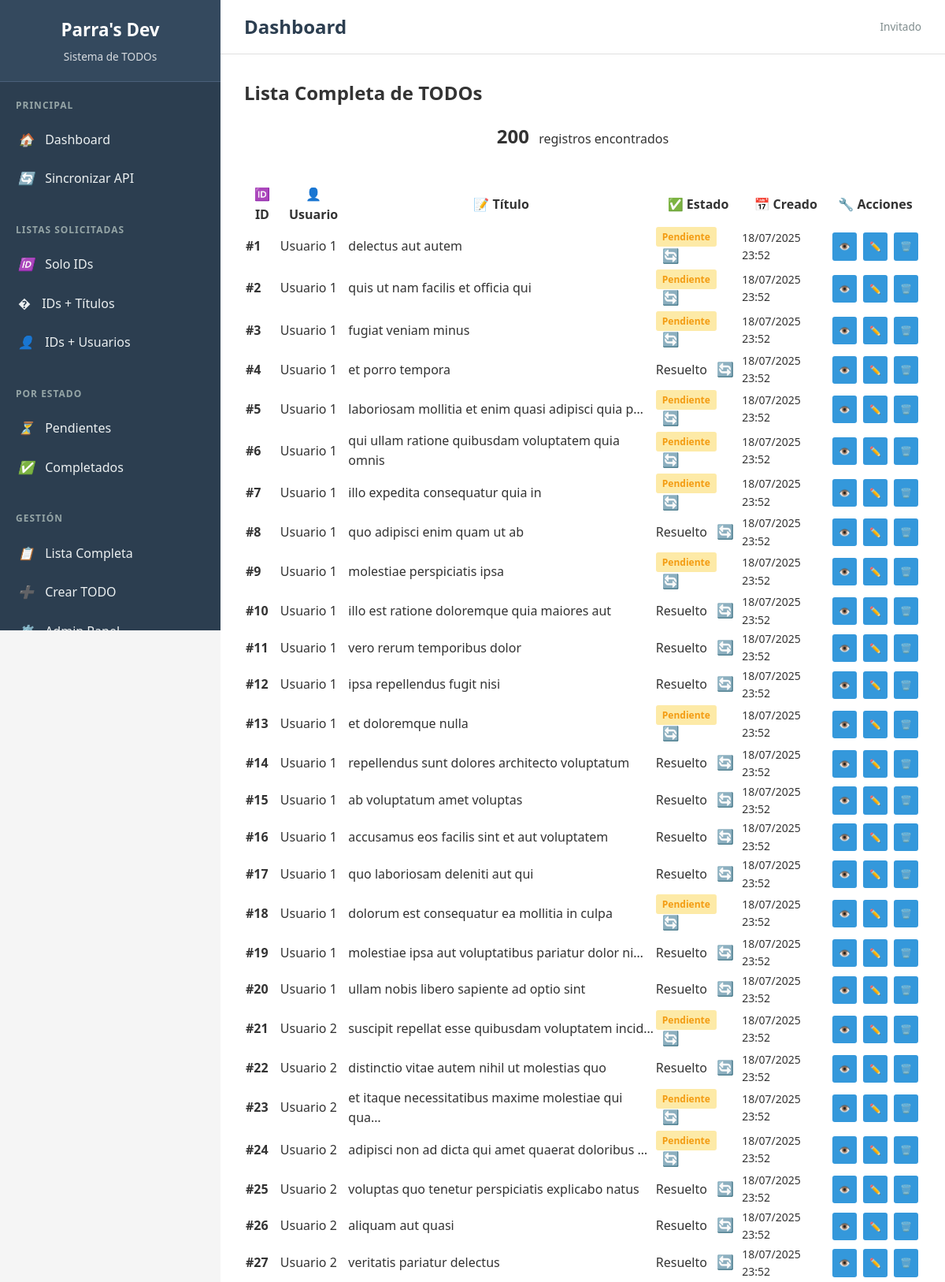
Page /list/ (upper part) on the committed database.
### todos/models.py (models this page shows, shortened)
class Todo(models.Model):
    api_id = models.IntegerField(unique=True)
    user_id = models.IntegerField()
    title = models.CharField(max_length=255)
    completed = models.BooleanField(default=False)
    created_at = models.DateTimeField(auto_now_add=True)
    updated_at = models.DateTimeField(auto_now=True)
    class Meta:
        ordering = ['api_id']
        verbose_name = 'Todo'
        verbose_name_plural = 'Todos'
    @property
    def status_display(self):
        return "Resuelto" if self.completed else "Pendiente"

### todos/views.py (the view)
# urls.py: path('list/', views.todo_list_full, name='todo_list_full'),
def todo_list_full(request):
    todos = Todo.objects.all()
    context = {
        'title': 'Lista Completa de TODOs',
        'todos': todos,
        'show_only': 'full'
    }
    return render(request, 'todos/todo_list.html', context)

### templates/todos/todo_list.html (shortened to what this page needs)
{% extends 'base.html' %}
{% block content %}
<div class="fade-in">
    <h2>{{ title }}</h2>
    <div class="card" style="padding: 1rem; margin-bottom: 1.5rem; text-align: center;">
        <span style="font-size: 1.5rem; font-weight: 700; color: var(--primary);">{{ todos|length }}</span>
        <span style="color: var(--text-light); margin-left: 0.5rem;">registros encontrados</span>
    </div>
    {% if todos %}
        <div class="card" style="padding: 0; overflow: hidden;">
            <table>
                <thead>
                    <tr>
                        {% if show_only == 'ids' %}
                            <th>🆔 ID</th>
                        {% elif show_only == 'ids_titles' %}
                            <th>🆔 ID</th>
                            <th>📝 Título</th>
                        {% elif show_only == 'ids_userids' %}
                            <th>🆔 ID</th>
                            <th>👤 Usuario</th>
                        {% elif show_only == 'full' %}
                            <th>🆔 ID</th>
                            <th>👤 Usuario</th>
                            <th>📝 Título</th>
                            <th>✅ Estado</th>
                            <th>📅 Creado</th>
                            <th>🔧 Acciones</th>
                        {% endif %}
                    </tr>
                </thead>
                <tbody>
                    {% for todo in todos %}
                        <tr>
                            {% if show_only == 'ids' %}
                                <td><strong>#{{ todo.api_id }}</strong></td>
                            {% elif show_only == 'ids_titles' %}
                                <td><strong>#{{ todo.api_id }}</strong></td>
                                <td>{{ todo.title|truncatechars:60 }}</td>
                            {% elif show_only == 'ids_userids' %}
                                <td><strong>#{{ todo.api_id }}</strong></td>
                                <td>Usuario {{ todo.user_id }}</td>
                            {% elif show_only == 'full' %}
                                <td><strong>#{{ todo.api_id }}</strong></td>
                                <td>Usuario {{ todo.user_id }}</td>
                                <td>{{ todo.title|truncatechars:50 }}</td>
                                <td>
                                    <span class="{% if todo.completed %}status-completed{% else %}status-pending{% endif %}">
                                        {{ todo.status_display }}
                                    </span>
                                    <button onclick="toggleTodoStatus({{ todo.api_id }})"
                                            style="background: none; border: none; cursor: pointer; margin-left: 0.5rem; font-size: 1.1rem;"
                                            title="Cambiar estado">
                                        🔄
                                    </button>
                                </td>
                                <td style="font-size: 0.875rem; color: var(--text-light);">
                                    {{ todo.created_at|date:"d/m/Y H:i" }}
                                </td>
                                <td>
                                    <div style="display: flex; gap: 0.25rem;">
                                        <a href="{% url 'todos:todo_detail' todo.api_id %}"
                                           class="btn"
                                           style="padding: 0.5rem; font-size: 0.75rem;"
                                           title="Ver detalle">👁️</a>
                                        <a href="{% url 'todos:todo_edit' todo.api_id %}"
                                           class="btn btn-warning"
                                           style="padding: 0.5rem; font-size: 0.75rem;"
                                           title="Editar">✏️</a>
                                        <a href="{% url 'todos:todo_delete' todo.api_id %}"
                                           class="btn btn-danger"
                                           style="padding: 0.5rem; font-size: 0.75rem;"
                                           title="Eliminar">🗑️</a>
                                    </div>
                                </td>
                            {% endif %}
                        </tr>
                    {% endfor %}
                </tbody>
            </table>
        </div>
    {% endif %}
</div>
{% endblock %}

### templates/base.html (shortened to what this page needs)
<!DOCTYPE html>
<html lang="es">
<head>
</head>
<body>
    <div class="app-container">
        <div class="sidebar">
            <div class="sidebar-header">
                <h1>Parra's Dev</h1>
                <p>Sistema de TODOs</p>
            </div>
            <nav class="sidebar-nav">
                <div class="nav-section">
                    <div class="nav-title">Principal</div>
                    <a href="{% url 'todos:index' %}" class="nav-item">
                        <i>🏠</i> Dashboard
                    </a>
                    <a href="{% url 'todos:sync' %}" class="nav-item">
                        <i>🔄</i> Sincronizar API
                    </a>
                </div>
                <div class="nav-section">
                    <div class="nav-title">Listas Solicitadas</div>
                    <a href="{% url 'todos:todos_ids_only' %}" class="nav-item">
                        <i>🆔</i> Solo IDs
                    </a>
                    <a href="{% url 'todos:todos_ids_titles' %}" class="nav-item">
                        <i>�</i> IDs + Títulos
                    </a>
                    <a href="{% url 'todos:todos_ids_userids' %}" class="nav-item">
                        <i>👤</i> IDs + Usuarios
                    </a>
                </div>
                <div class="nav-section">
                    <div class="nav-title">Por Estado</div>
                    <a href="{% url 'todos:todos_pending_ids_titles' %}" class="nav-item">
                        <i>⏳</i> Pendientes
                    </a>
                    <a href="{% url 'todos:todos_completed_ids_titles' %}" class="nav-item">
                        <i>✅</i> Completados
                    </a>
                </div>
                <div class="nav-section">
                    <div class="nav-title">Gestión</div>
                    <a href="{% url 'todos:todo_list_full' %}" class="nav-item">
                        <i>📋</i> Lista Completa
                    </a>
                    <a href="{% url 'todos:todo_create' %}" class="nav-item">
                        <i>➕</i> Crear TODO
                    </a>
                    <a href="/admin/" class="nav-item" target="_blank">
                        <i>⚙️</i> Admin Panel
                    </a>
                </div>
            </nav>
        </div>
        <div class="main-content">
            <div class="top-bar">
                <h1 class="page-title">{% block page_title %}Dashboard{% endblock %}</h1>
                <div class="top-actions">
                    <span style="font-size: 0.85rem; color: #7f8c8d;">{{ user.username|default:"Invitado" }}</span>
                </div>
            </div>
            <div class="content-area">
                {% block content %}
                {% endblock %}
            </div>
        </div>
    </div>
</body>
</html>

### templates/base.html (style rules this page uses)
* { margin: 0; padding: 0; box-sizing: border-box; }
body { font-family: 'Segoe UI', Tahoma, Geneva, Verdana, sans-serif; background: #f5f5f5; color: #333; line-height: 1.6; }
.app-container { display: flex; min-height: 100vh; }
.sidebar { width: 280px; background: #2c3e50; color: white; position: fixed; height: 100vh; overflow-y: auto; z-index: 100; }
.sidebar-header { padding: 20px; background: #34495e; text-align: center; border-bottom: 1px solid #4a5f7a; }
.sidebar-header h1 { font-size: 1.4rem; font-weight: 600; margin-bottom: 5px; }
.sidebar-header p { font-size: 0.85rem; opacity: 0.8; }
.sidebar-nav { padding: 20px 0; }
.nav-section { margin-bottom: 30px; }
.nav-title { padding: 0 20px 10px 20px; font-size: 0.75rem; text-transform: uppercase; color: #95a5a6; font-weight: 600; letter-spacing: 1px; }
.nav-item { display: block; padding: 12px 20px; color: #ecf0f1; text-decoration: none; border-left: 3px solid transparent; transition: all 0.3s ease; }
.nav-item i { width: 20px; margin-right: 10px; }
.main-content { flex: 1; margin-left: 280px; background: white; }
.top-bar { background: white; padding: 15px 30px; border-bottom: 1px solid #e0e0e0; display: flex; justify-content: space-between; align-items: center; }
.page-title { font-size: 1.5rem; font-weight: 600; color: #2c3e50; }
.content-area { padding: 30px; }
.btn { display: inline-block; padding: 8px 16px; margin: 2px; background: #3498db; color: white; text-decoration: none; border: none; border-radius: 3px; font-size: 0.85rem; cursor: pointer; transition: background 0.3s ease; }
.status-pending { background: #fdeaa7; color: #f39c12; padding: 4px 8px; border-radius: 3px; font-size: 0.75rem; font-weight: 600; }

### rows in the picture
Todo: api_id "1", user_id "1", title "delectus aut autem", status_display "Pendiente", created_at "18/07/2025 23:52"
Todo: api_id "2", user_id "1", title "quis ut nam facilis et officia qui", status_display "Pendiente", created_at "18/07/2025 23:52"
Todo: api_id "3", user_id "1", title "fugiat veniam minus", status_display "Pendiente", created_at "18/07/2025 23:52"
Todo: api_id "4", user_id "1", title "et porro tempora", status_display "Resuelto", created_at "18/07/2025 23:52"
Todo: api_id "5", user_id "1", title "laboriosam mollitia et enim quasi adipisci quia p…", status_display "Pendiente", created_at "18/07/2025 23:52"
Todo: api_id "6", user_id "1", title "qui ullam ratione quibusdam voluptatem quia omnis", status_display "Pendiente", created_at "18/07/2025 23:52"
Todo: api_id "7", user_id "1", title "illo expedita consequatur quia in", status_display "Pendiente", created_at "18/07/2025 23:52"
Todo: api_id "8", user_id "1", title "quo adipisci enim quam ut ab", status_display "Resuelto", created_at "18/07/2025 23:52"
Todo: api_id "9", user_id "1", title "molestiae perspiciatis ipsa", status_display "Pendiente", created_at "18/07/2025 23:52"
Todo: api_id "10", user_id "1", title "illo est ratione doloremque quia maiores aut", status_display "Resuelto", created_at "18/07/2025 23:52"
Todo: api_id "11", user_id "1", title "vero rerum temporibus dolor", status_display "Resuelto", created_at "18/07/2025 23:52"
Todo: api_id "12", user_id "1", title "ipsa repellendus fugit nisi", status_display "Resuelto", created_at "18/07/2025 23:52"
Todo: api_id "13", user_id "1", title "et doloremque nulla", status_display "Pendiente", created_at "18/07/2025 23:52"
Todo: api_id "14", user_id "1", title "repellendus sunt dolores architecto voluptatum", status_display "Resuelto", created_at "18/07/2025 23:52"
Todo: api_id "15", user_id "1", title "ab voluptatum amet voluptas", status_display "Resuelto", created_at "18/07/2025 23:52"
Todo: api_id "16", user_id "1", title "accusamus eos facilis sint et aut voluptatem", status_display "Resuelto", created_at "18/07/2025 23:52"
Todo: api_id "17", user_id "1", title "quo laboriosam deleniti aut qui", status_display "Resuelto", created_at "18/07/2025 23:52"
Todo: api_id "18", user_id "1", title "dolorum est consequatur ea mollitia in culpa", status_display "Pendiente", created_at "18/07/2025 23:52"
Todo: api_id "19", user_id "1", title "molestiae ipsa aut voluptatibus pariatur dolor ni…", status_display "Resuelto", created_at "18/07/2025 23:52"
Todo: api_id "20", user_id "1", title "ullam nobis libero sapiente ad optio sint", status_display "Resuelto", created_at "18/07/2025 23:52"
Todo: api_id "21", user_id "2", title "suscipit repellat esse quibusdam voluptatem incid…", status_display "Pendiente", created_at "18/07/2025 23:52"
Todo: api_id "22", user_id "2", title "distinctio vitae autem nihil ut molestias quo", status_display "Resuelto", created_at "18/07/2025 23:52"
Todo: api_id "23", user_id "2", title "et itaque necessitatibus maxime molestiae qui qua…", status_display "Pendiente", created_at "18/07/2025 23:52"
Todo: api_id "24", user_id "2", title "adipisci non ad dicta qui amet quaerat doloribus …", status_display "Pendiente", created_at "18/07/2025 23:52"
Todo: api_id "25", user_id "2", title "voluptas quo tenetur perspiciatis explicabo natus", status_display "Resuelto", created_at "18/07/2025 23:52"
Todo: api_id "26", user_id "2", title "aliquam aut quasi", status_display "Resuelto", created_at "18/07/2025 23:52"
Todo: api_id "27", user_id "2", title "veritatis pariatur delectus", status_display "Resuelto", created_at "18/07/2025 23:52"

### other values in the picture
{{ user.username|default:"Invitado" }} "Invitado"
{{ title }} "Lista Completa de TODOs"
{{ todos|length }} "200"
